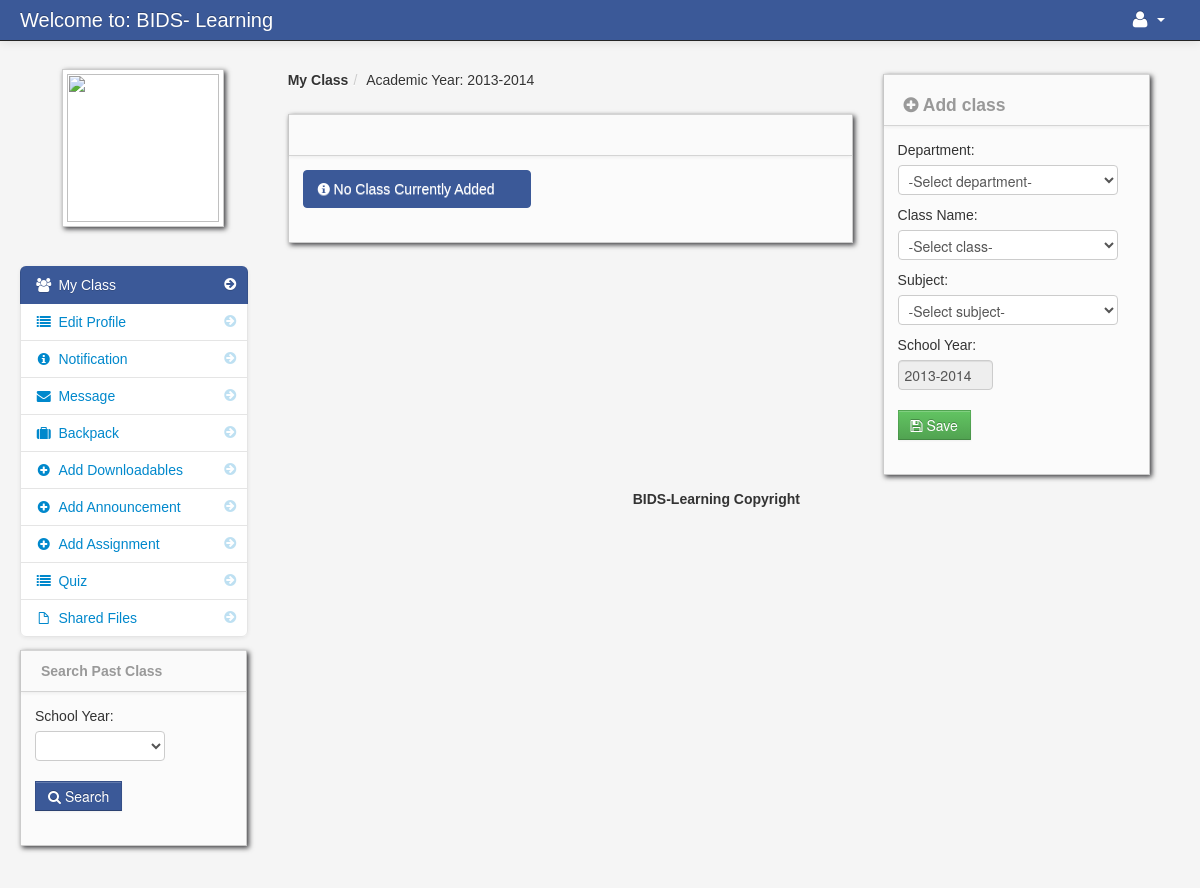
Before: /dasboard_teacher.php (signed in) with the older database file.
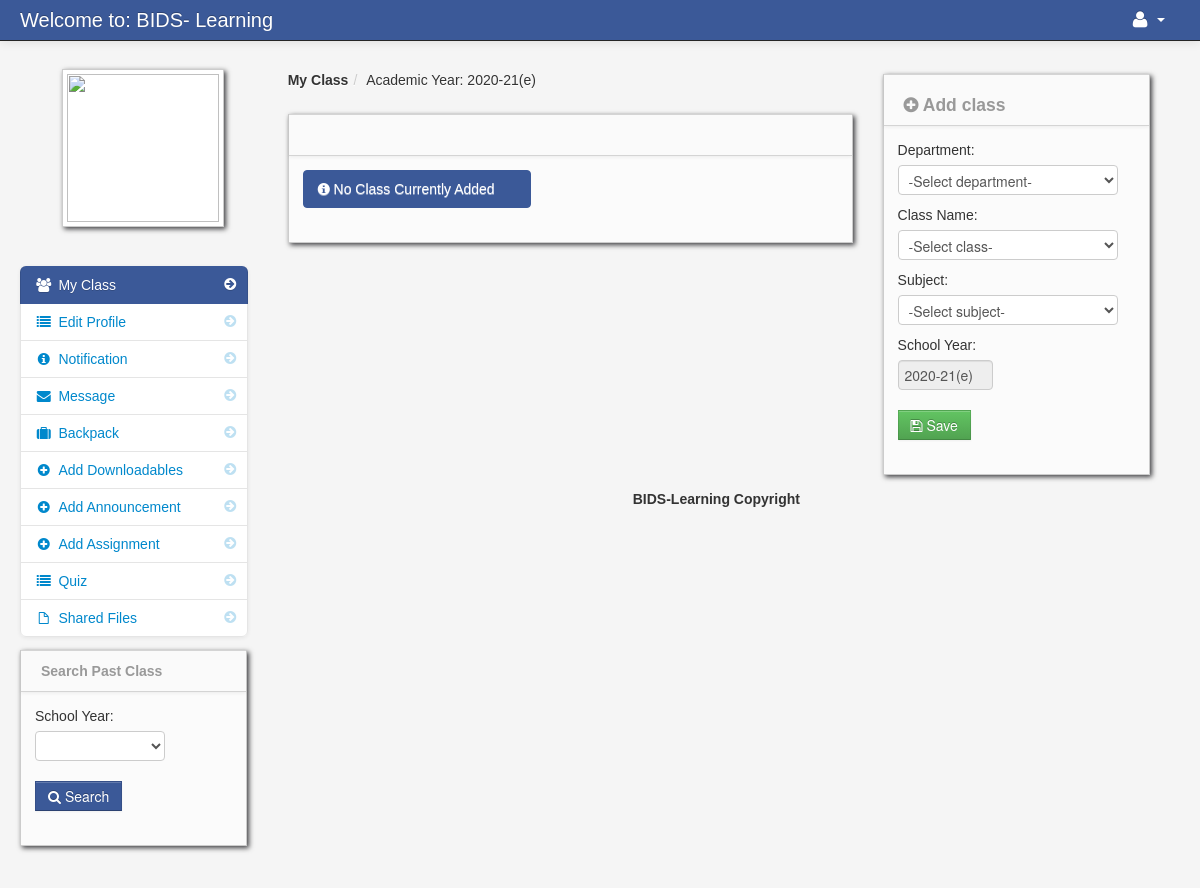
After: the same page with the newer database file.
### tables this page shows
CREATE TABLE `school_year` (
  `school_year_id` int(11) NOT NULL,
  `school_year` varchar(100) NOT NULL
);

### add_class.php (the view, shortened to what this page needs)
                <div class="block">
                    <div class="navbar navbar-inner block-header">
                        <div id="" class="muted pull-left"><h4><i class="icon-plus-sign"></i> Add class</h4></div>
                    </div>
                    <div class="block-content collapse in">
                        <div class="span12">
<form method="post" id="add_class">
	<div class="control-group">
		<div class="container">
					<div class="form-group">
					<label>Department:</label>
						<select name="department_id" class="form-control form-control-lg department_id" id="department"  required>
							<option value="" disabled selected>-Select department-</option>
						</select>
					</div>
					<div class="form-group">
					<label>Class Name:</label>
						<select name="class_id" class="form-control form-control-lg class_id" id="class_name" required>
							<option value="" disabled selected>-Select class-</option>
						</select>
					</div>
					<div class="form-group">
					<label>Subject:</label>
						<select name="subject_id" class="form-control form-control-lg subject_id" id="subject_code" required>
							<option value="" disabled selected>-Select subject-</option>
						</select>
					</div>
		</div>
		<div class="control-group">
			<label>School Year:</label>
                                  <div class="controls">
			<?php
			$query = mysqli_query($conn,"select * from school_year order by school_year DESC");
			$row = mysqli_fetch_array($query);
			?>
			<input id="" type="text" name="school_year" class="span5 school_year" value="<?php  echo $row['school_year']; ?>"disabled >
                                  </div>
                                </div>
			<div class="control-group">
                                  <div class="controls">
				<button name="save" class="btn btn-success"><i class="icon-save"></i> Save</button>
                                  </div>
                                </div>
                        </form>
</div>
                    </div>
                </div>

### dasboard_teacher.php (shortened to what this page needs)
<?php include('header_dashboard.php'); ?>
    <body id="class_div">
		<?php include('navbar_teacher.php'); ?>
        <div class="container-fluid">
            <div class="row-fluid">
				<?php include('teacher_sidebar.php'); ?>
                <div class="span6" id="content">
                     <div class="row-fluid">
					     <ul class="breadcrumb">
								<?php
								$school_year_query = mysqli_query($conn,"select * from school_year order by school_year DESC")or die(mysqli_error());
								$school_year_query_row = mysqli_fetch_array($school_year_query);
								?>
								<li><a href="#"><b>My Class</b></a><span class="divider">/</span></li>
								<li><a href="#">Academic Year: <?php echo $school_year_query_row['school_year']; ?></a></li>
						</ul>
                        <div class="block">
								<div class="navbar navbar-inner block-header">
								</div>
                            <div class="block-content collapse in">
                                <div class="span12">
										<?php include('teacher_class.php'); ?>
                                </div>
                            </div>
                        </div>
                    </div>
                </div>
				<?php include('teacher_right_sidebar.php') ?>
            </div>
		<?php include('footer.php'); ?>
        </div>
		<?php include('script.php'); ?>
    </body>
</html>

Changed rows visible on the page:
no longer on this page (row unchanged): school_year: school_year "2013-2014"
added school_year: school_year "2020-21(e)"
